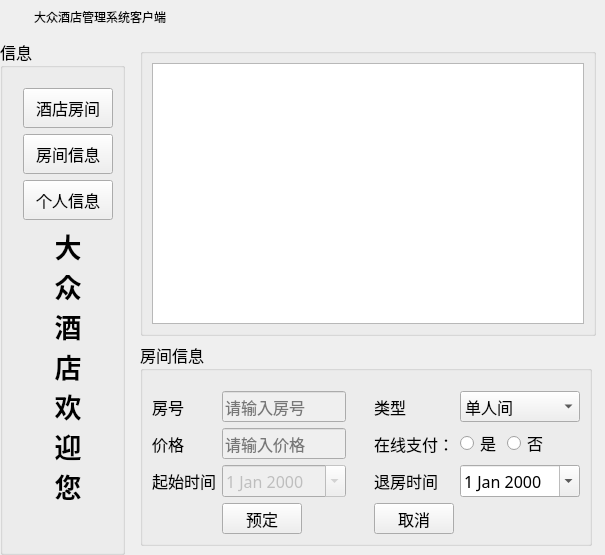
<?xml version="1.0" encoding="UTF-8"?>
<ui version="4.0">
 <class>CustomerWindget</class>
 <widget class="QWidget" name="CustomerWindget">
  <property name="geometry">
   <rect>
    <x>0</x>
    <y>0</y>
    <width>605</width>
    <height>488</height>
   </rect>
  </property>
  <property name="windowTitle">
   <string>Form</string>
  </property>
  <layout class="QVBoxLayout" name="verticalLayout_13">
   <property name="leftMargin">
    <number>0</number>
   </property>
   <property name="topMargin">
    <number>0</number>
   </property>
   <property name="rightMargin">
    <number>0</number>
   </property>
   <property name="bottomMargin">
    <number>0</number>
   </property>
   <item>
    <layout class="QVBoxLayout" name="verticalLayout_12">
     <item>
      <widget class="QWidget" name="widget_title" native="true">
       <property name="sizePolicy">
        <sizepolicy hsizetype="Preferred" vsizetype="Maximum">
         <horstretch>0</horstretch>
         <verstretch>0</verstretch>
        </sizepolicy>
       </property>
       <property name="minimumSize">
        <size>
         <width>100</width>
         <height>33</height>
        </size>
       </property>
       <property name="mouseTracking">
        <bool>false</bool>
       </property>
       <layout class="QHBoxLayout" name="horizontalLayout_5" stretch="0,0,0">
        <property name="spacing">
         <number>4</number>
        </property>
        <property name="sizeConstraint">
         <enum>QLayout::SetNoConstraint</enum>
        </property>
        <property name="leftMargin">
         <number>0</number>
        </property>
        <property name="topMargin">
         <number>0</number>
        </property>
        <property name="rightMargin">
         <number>0</number>
        </property>
        <property name="bottomMargin">
         <number>0</number>
        </property>
        <item>
         <widget class="QLabel" name="lab_Ico">
          <property name="sizePolicy">
           <sizepolicy hsizetype="Minimum" vsizetype="Preferred">
            <horstretch>0</horstretch>
            <verstretch>0</verstretch>
           </sizepolicy>
          </property>
          <property name="minimumSize">
           <size>
            <width>30</width>
            <height>0</height>
           </size>
          </property>
          <property name="text">
           <string/>
          </property>
          <property name="alignment">
           <set>Qt::AlignCenter</set>
          </property>
         </widget>
        </item>
        <item>
         <widget class="QLabel" name="lab_Title">
          <property name="sizePolicy">
           <sizepolicy hsizetype="Expanding" vsizetype="Preferred">
            <horstretch>0</horstretch>
            <verstretch>0</verstretch>
           </sizepolicy>
          </property>
          <property name="styleSheet">
           <string notr="true">font: 10pt &quot;微软雅黑&quot;;</string>
          </property>
          <property name="text">
           <string>大众酒店管理系统客户端</string>
          </property>
          <property name="alignment">
           <set>Qt::AlignLeading|Qt::AlignLeft|Qt::AlignVCenter</set>
          </property>
         </widget>
        </item>
        <item>
         <widget class="QWidget" name="widget_menu" native="true">
          <property name="sizePolicy">
           <sizepolicy hsizetype="Minimum" vsizetype="Preferred">
            <horstretch>0</horstretch>
            <verstretch>0</verstretch>
           </sizepolicy>
          </property>
          <layout class="QHBoxLayout" name="horizontalLayout_6">
           <property name="spacing">
            <number>0</number>
           </property>
           <property name="leftMargin">
            <number>0</number>
           </property>
           <property name="topMargin">
            <number>0</number>
           </property>
           <property name="rightMargin">
            <number>0</number>
           </property>
           <property name="bottomMargin">
            <number>0</number>
           </property>
           <item>
            <widget class="QPushButton" name="btnMenu">
             <property name="sizePolicy">
              <sizepolicy hsizetype="Minimum" vsizetype="Expanding">
               <horstretch>0</horstretch>
               <verstretch>0</verstretch>
              </sizepolicy>
             </property>
             <property name="minimumSize">
              <size>
               <width>31</width>
               <height>0</height>
              </size>
             </property>
             <property name="cursor">
              <cursorShape>ArrowCursor</cursorShape>
             </property>
             <property name="focusPolicy">
              <enum>Qt::NoFocus</enum>
             </property>
             <property name="toolTip">
              <string>菜单</string>
             </property>
             <property name="text">
              <string/>
             </property>
             <property name="flat">
              <bool>true</bool>
             </property>
            </widget>
           </item>
           <item>
            <widget class="QPushButton" name="btnMenu_Min">
             <property name="sizePolicy">
              <sizepolicy hsizetype="Minimum" vsizetype="Expanding">
               <horstretch>0</horstretch>
               <verstretch>0</verstretch>
              </sizepolicy>
             </property>
             <property name="minimumSize">
              <size>
               <width>31</width>
               <height>0</height>
              </size>
             </property>
             <property name="cursor">
              <cursorShape>ArrowCursor</cursorShape>
             </property>
             <property name="focusPolicy">
              <enum>Qt::NoFocus</enum>
             </property>
             <property name="toolTip">
              <string>最小化</string>
             </property>
             <property name="text">
              <string/>
             </property>
             <property name="flat">
              <bool>true</bool>
             </property>
            </widget>
           </item>
           <item>
            <widget class="QPushButton" name="btnMenu_Max">
             <property name="sizePolicy">
              <sizepolicy hsizetype="Minimum" vsizetype="Expanding">
               <horstretch>0</horstretch>
               <verstretch>0</verstretch>
              </sizepolicy>
             </property>
             <property name="minimumSize">
              <size>
               <width>31</width>
               <height>0</height>
              </size>
             </property>
             <property name="cursor">
              <cursorShape>ArrowCursor</cursorShape>
             </property>
             <property name="focusPolicy">
              <enum>Qt::NoFocus</enum>
             </property>
             <property name="toolTip">
              <string>最大化</string>
             </property>
             <property name="text">
              <string/>
             </property>
             <property name="flat">
              <bool>true</bool>
             </property>
            </widget>
           </item>
           <item>
            <widget class="QPushButton" name="btnMenu_Close">
             <property name="sizePolicy">
              <sizepolicy hsizetype="Minimum" vsizetype="Expanding">
               <horstretch>0</horstretch>
               <verstretch>0</verstretch>
              </sizepolicy>
             </property>
             <property name="minimumSize">
              <size>
               <width>40</width>
               <height>0</height>
              </size>
             </property>
             <property name="cursor">
              <cursorShape>ArrowCursor</cursorShape>
             </property>
             <property name="focusPolicy">
              <enum>Qt::NoFocus</enum>
             </property>
             <property name="toolTip">
              <string>关闭</string>
             </property>
             <property name="text">
              <string/>
             </property>
             <property name="flat">
              <bool>true</bool>
             </property>
            </widget>
           </item>
          </layout>
         </widget>
        </item>
       </layout>
      </widget>
     </item>
     <item>
      <layout class="QHBoxLayout" name="horizontalLayout_7">
       <item>
        <spacer name="horizontalSpacer_9">
         <property name="orientation">
          <enum>Qt::Horizontal</enum>
         </property>
         <property name="sizeType">
          <enum>QSizePolicy::Maximum</enum>
         </property>
         <property name="sizeHint" stdset="0">
          <size>
           <width>6</width>
           <height>20</height>
          </size>
         </property>
        </spacer>
       </item>
       <item>
        <layout class="QHBoxLayout" name="horizontalLayout_4">
         <item>
          <widget class="QGroupBox" name="groupBox">
           <property name="font">
            <font>
             <family>楷体</family>
             <pointsize>12</pointsize>
            </font>
           </property>
           <property name="title">
            <string>信息</string>
           </property>
           <layout class="QVBoxLayout" name="verticalLayout_2">
            <property name="leftMargin">
             <number>20</number>
            </property>
            <property name="topMargin">
             <number>20</number>
            </property>
            <item>
             <layout class="QVBoxLayout" name="verticalLayout">
              <item>
               <widget class="QPushButton" name="pbnroomPicture">
                <property name="minimumSize">
                 <size>
                  <width>90</width>
                  <height>40</height>
                 </size>
                </property>
                <property name="cursor">
                 <cursorShape>OpenHandCursor</cursorShape>
                </property>
                <property name="text">
                 <string>酒店房间</string>
                </property>
               </widget>
              </item>
              <item>
               <widget class="QPushButton" name="punroom">
                <property name="enabled">
                 <bool>true</bool>
                </property>
                <property name="minimumSize">
                 <size>
                  <width>90</width>
                  <height>40</height>
                 </size>
                </property>
                <property name="cursor">
                 <cursorShape>OpenHandCursor</cursorShape>
                </property>
                <property name="text">
                 <string>房间信息</string>
                </property>
               </widget>
              </item>
              <item>
               <widget class="QPushButton" name="pbnGuest">
                <property name="minimumSize">
                 <size>
                  <width>90</width>
                  <height>40</height>
                 </size>
                </property>
                <property name="cursor">
                 <cursorShape>OpenHandCursor</cursorShape>
                </property>
                <property name="text">
                 <string>个人信息</string>
                </property>
               </widget>
              </item>
              <item>
               <spacer name="verticalSpacer_2">
                <property name="orientation">
                 <enum>Qt::Vertical</enum>
                </property>
                <property name="sizeType">
                 <enum>QSizePolicy::Maximum</enum>
                </property>
                <property name="sizeHint" stdset="0">
                 <size>
                  <width>28</width>
                  <height>60</height>
                 </size>
                </property>
               </spacer>
              </item>
              <item>
               <widget class="QLabel" name="label_14">
                <property name="font">
                 <font>
                  <pointsize>20</pointsize>
                  <weight>75</weight>
                  <bold>true</bold>
                 </font>
                </property>
                <property name="text">
                 <string>大
众
酒
店
欢
迎
您
</string>
                </property>
                <property name="textFormat">
                 <enum>Qt::PlainText</enum>
                </property>
                <property name="alignment">
                 <set>Qt::AlignCenter</set>
                </property>
               </widget>
              </item>
              <item>
               <spacer name="verticalSpacer">
                <property name="orientation">
                 <enum>Qt::Vertical</enum>
                </property>
                <property name="sizeHint" stdset="0">
                 <size>
                  <width>20</width>
                  <height>40</height>
                 </size>
                </property>
               </spacer>
              </item>
             </layout>
            </item>
           </layout>
          </widget>
         </item>
         <item>
          <widget class="QStackedWidget" name="stackedWidget">
           <property name="currentIndex">
            <number>0</number>
           </property>
           <widget class="QWidget" name="page">
            <layout class="QVBoxLayout" name="verticalLayout_11">
             <item>
              <layout class="QVBoxLayout" name="verticalLayout_5">
               <item>
                <widget class="QGroupBox" name="groupBox_2">
                 <property name="title">
                  <string/>
                 </property>
                 <layout class="QVBoxLayout" name="verticalLayout_3">
                  <item>
                   <widget class="QTableView" name="tableViewRoomInfo"/>
                  </item>
                 </layout>
                </widget>
               </item>
               <item>
                <layout class="QHBoxLayout" name="horizontalLayout">
                 <item>
                  <widget class="QGroupBox" name="groupBox_3">
                   <property name="font">
                    <font>
                     <family>楷体</family>
                     <pointsize>12</pointsize>
                    </font>
                   </property>
                   <property name="title">
                    <string>房间信息</string>
                   </property>
                   <layout class="QVBoxLayout" name="verticalLayout_4">
                    <property name="topMargin">
                     <number>20</number>
                    </property>
                    <item>
                     <layout class="QGridLayout" name="gridLayout">
                      <item row="0" column="0">
                       <widget class="QLabel" name="label">
                        <property name="text">
                         <string>房号</string>
                        </property>
                       </widget>
                      </item>
                      <item row="0" column="1">
                       <widget class="QLineEdit" name="letNo">
                        <property name="enabled">
                         <bool>false</bool>
                        </property>
                        <property name="mouseTracking">
                         <bool>false</bool>
                        </property>
                        <property name="placeholderText">
                         <string>请输入房号</string>
                        </property>
                       </widget>
                      </item>
                      <item row="0" column="3">
                       <widget class="QLabel" name="label_4">
                        <property name="text">
                         <string>类型</string>
                        </property>
                       </widget>
                      </item>
                      <item row="1" column="0">
                       <widget class="QLabel" name="label_2">
                        <property name="text">
                         <string>价格</string>
                        </property>
                       </widget>
                      </item>
                      <item row="1" column="1">
                       <widget class="QLineEdit" name="letprice">
                        <property name="enabled">
                         <bool>false</bool>
                        </property>
                        <property name="placeholderText">
                         <string>请输入价格</string>
                        </property>
                       </widget>
                      </item>
                      <item row="1" column="3">
                       <widget class="QLabel" name="label_5">
                        <property name="text">
                         <string>在线支付：</string>
                        </property>
                       </widget>
                      </item>
                      <item row="2" column="0">
                       <widget class="QLabel" name="label_3">
                        <property name="text">
                         <string>起始时间</string>
                        </property>
                       </widget>
                      </item>
                      <item row="2" column="1">
                       <widget class="QDateEdit" name="dateRfrom">
                        <property name="enabled">
                         <bool>false</bool>
                        </property>
                        <property name="calendarPopup">
                         <bool>true</bool>
                        </property>
                       </widget>
                      </item>
                      <item row="2" column="3">
                       <widget class="QLabel" name="label_6">
                        <property name="text">
                         <string>退房时间</string>
                        </property>
                       </widget>
                      </item>
                      <item row="2" column="4" colspan="2">
                       <widget class="QDateEdit" name="dateRto">
                        <property name="calendarPopup">
                         <bool>true</bool>
                        </property>
                       </widget>
                      </item>
                      <item row="3" column="0">
                       <spacer name="horizontalSpacer">
                        <property name="orientation">
                         <enum>Qt::Horizontal</enum>
                        </property>
                        <property name="sizeHint" stdset="0">
                         <size>
                          <width>40</width>
                          <height>20</height>
                         </size>
                        </property>
                       </spacer>
                      </item>
                      <item row="3" column="1">
                       <widget class="QPushButton" name="pbnROK">
                        <property name="sizePolicy">
                         <sizepolicy hsizetype="Maximum" vsizetype="Fixed">
                          <horstretch>0</horstretch>
                          <verstretch>0</verstretch>
                         </sizepolicy>
                        </property>
                        <property name="minimumSize">
                         <size>
                          <width>80</width>
                          <height>30</height>
                         </size>
                        </property>
                        <property name="cursor">
                         <cursorShape>OpenHandCursor</cursorShape>
                        </property>
                        <property name="text">
                         <string>预定</string>
                        </property>
                       </widget>
                      </item>
                      <item row="3" column="3" colspan="2">
                       <widget class="QPushButton" name="pbnRoomCancle">
                        <property name="sizePolicy">
                         <sizepolicy hsizetype="Maximum" vsizetype="Fixed">
                          <horstretch>0</horstretch>
                          <verstretch>0</verstretch>
                         </sizepolicy>
                        </property>
                        <property name="minimumSize">
                         <size>
                          <width>80</width>
                          <height>30</height>
                         </size>
                        </property>
                        <property name="cursor">
                         <cursorShape>OpenHandCursor</cursorShape>
                        </property>
                        <property name="text">
                         <string>取消</string>
                        </property>
                       </widget>
                      </item>
                      <item row="3" column="5">
                       <spacer name="horizontalSpacer_2">
                        <property name="orientation">
                         <enum>Qt::Horizontal</enum>
                        </property>
                        <property name="sizeHint" stdset="0">
                         <size>
                          <width>40</width>
                          <height>20</height>
                         </size>
                        </property>
                       </spacer>
                      </item>
                      <item row="3" column="2">
                       <spacer name="horizontalSpacer_8">
                        <property name="orientation">
                         <enum>Qt::Horizontal</enum>
                        </property>
                        <property name="sizeHint" stdset="0">
                         <size>
                          <width>40</width>
                          <height>20</height>
                         </size>
                        </property>
                       </spacer>
                      </item>
                      <item row="1" column="4">
                       <widget class="QRadioButton" name="radioButtonOk">
                        <property name="text">
                         <string>是</string>
                        </property>
                       </widget>
                      </item>
                      <item row="1" column="5">
                       <widget class="QRadioButton" name="radioButtonNo">
                        <property name="sizePolicy">
                         <sizepolicy hsizetype="Maximum" vsizetype="Fixed">
                          <horstretch>0</horstretch>
                          <verstretch>0</verstretch>
                         </sizepolicy>
                        </property>
                        <property name="text">
                         <string>否</string>
                        </property>
                       </widget>
                      </item>
                      <item row="0" column="4" colspan="2">
                       <widget class="QComboBox" name="comboBoxRoomType">
                        <item>
                         <property name="text">
                          <string>单人间</string>
                         </property>
                        </item>
                        <item>
                         <property name="text">
                          <string>双人间</string>
                         </property>
                        </item>
                        <item>
                         <property name="text">
                          <string>豪华套间</string>
                         </property>
                        </item>
                        <item>
                         <property name="text">
                          <string>总统套间</string>
                         </property>
                        </item>
                       </widget>
                      </item>
                     </layout>
                    </item>
                   </layout>
                  </widget>
                 </item>
                 <item>
                  <spacer name="horizontalSpacer_3">
                   <property name="orientation">
                    <enum>Qt::Horizontal</enum>
                   </property>
                   <property name="sizeHint" stdset="0">
                    <size>
                     <width>40</width>
                     <height>20</height>
                    </size>
                   </property>
                  </spacer>
                 </item>
                </layout>
               </item>
              </layout>
             </item>
            </layout>
           </widget>
           <widget class="QWidget" name="page_2">
            <layout class="QVBoxLayout" name="verticalLayout_10">
             <item>
              <layout class="QVBoxLayout" name="verticalLayout_9">
               <item>
                <widget class="QGroupBox" name="groupBox_4">
                 <property name="font">
                  <font>
                   <family>楷体</family>
                   <pointsize>12</pointsize>
                  </font>
                 </property>
                 <property name="title">
                  <string/>
                 </property>
                 <layout class="QVBoxLayout" name="verticalLayout_6">
                  <item>
                   <widget class="QTableView" name="tableViewCustomeInfo"/>
                  </item>
                 </layout>
                </widget>
               </item>
               <item>
                <layout class="QHBoxLayout" name="horizontalLayout_3">
                 <item>
                  <widget class="QGroupBox" name="groupBox_5">
                   <property name="font">
                    <font>
                     <family>楷体</family>
                     <pointsize>12</pointsize>
                    </font>
                   </property>
                   <property name="title">
                    <string>个人信息</string>
                   </property>
                   <layout class="QVBoxLayout" name="verticalLayout_8">
                    <property name="topMargin">
                     <number>20</number>
                    </property>
                    <item>
                     <layout class="QVBoxLayout" name="verticalLayout_7">
                      <item>
                       <layout class="QGridLayout" name="gridLayout_2">
                        <item row="0" column="0">
                         <widget class="QLabel" name="label_7">
                          <property name="text">
                           <string>用户名*</string>
                          </property>
                         </widget>
                        </item>
                        <item row="0" column="1">
                         <widget class="QLineEdit" name="letusename">
                          <property name="enabled">
                           <bool>true</bool>
                          </property>
                          <property name="placeholderText">
                           <string>请输入用户名</string>
                          </property>
                         </widget>
                        </item>
                        <item row="0" column="2">
                         <widget class="QLabel" name="label_11">
                          <property name="text">
                           <string>性别</string>
                          </property>
                         </widget>
                        </item>
                        <item row="0" column="3">
                         <widget class="QLineEdit" name="letsex">
                          <property name="placeholderText">
                           <string>请输入性别</string>
                          </property>
                         </widget>
                        </item>
                        <item row="1" column="0">
                         <widget class="QLabel" name="label_8">
                          <property name="text">
                           <string>密码*</string>
                          </property>
                         </widget>
                        </item>
                        <item row="1" column="1">
                         <widget class="QLineEdit" name="letpossword">
                          <property name="enabled">
                           <bool>true</bool>
                          </property>
                          <property name="placeholderText">
                           <string>请输入密码</string>
                          </property>
                         </widget>
                        </item>
                        <item row="1" column="2">
                         <widget class="QLabel" name="label_12">
                          <property name="text">
                           <string>电话*</string>
                          </property>
                         </widget>
                        </item>
                        <item row="1" column="3">
                         <widget class="QLineEdit" name="letphone">
                          <property name="placeholderText">
                           <string>请输入电话</string>
                          </property>
                         </widget>
                        </item>
                        <item row="2" column="2" colspan="2">
                         <spacer name="horizontalSpacer_4">
                          <property name="orientation">
                           <enum>Qt::Horizontal</enum>
                          </property>
                          <property name="sizeHint" stdset="0">
                           <size>
                            <width>40</width>
                            <height>20</height>
                           </size>
                          </property>
                         </spacer>
                        </item>
                        <item row="3" column="0">
                         <widget class="QLabel" name="label_13">
                          <property name="text">
                           <string>地址*</string>
                          </property>
                         </widget>
                        </item>
                        <item row="3" column="1" colspan="3">
                         <widget class="QLineEdit" name="letaddress">
                          <property name="placeholderText">
                           <string>请输入详细地址</string>
                          </property>
                         </widget>
                        </item>
                        <item row="4" column="0">
                         <widget class="QLabel" name="label_10">
                          <property name="text">
                           <string>备注</string>
                          </property>
                         </widget>
                        </item>
                        <item row="4" column="1" colspan="3">
                         <widget class="QLineEdit" name="letGnote">
                          <property name="minimumSize">
                           <size>
                            <width>0</width>
                            <height>50</height>
                           </size>
                          </property>
                          <property name="placeholderText">
                           <string>可以不填</string>
                          </property>
                         </widget>
                        </item>
                        <item row="2" column="0">
                         <widget class="QLabel" name="label_9">
                          <property name="text">
                           <string>入住时间</string>
                          </property>
                         </widget>
                        </item>
                        <item row="2" column="1">
                         <widget class="QDateEdit" name="dateCustomeIn">
                          <property name="enabled">
                           <bool>true</bool>
                          </property>
                          <property name="calendarPopup">
                           <bool>true</bool>
                          </property>
                         </widget>
                        </item>
                       </layout>
                      </item>
                      <item>
                       <layout class="QHBoxLayout" name="horizontalLayout_2">
                        <item>
                         <spacer name="horizontalSpacer_6">
                          <property name="orientation">
                           <enum>Qt::Horizontal</enum>
                          </property>
                          <property name="sizeHint" stdset="0">
                           <size>
                            <width>40</width>
                            <height>20</height>
                           </size>
                          </property>
                         </spacer>
                        </item>
                        <item>
                         <widget class="QPushButton" name="pbnmodify">
                          <property name="minimumSize">
                           <size>
                            <width>80</width>
                            <height>30</height>
                           </size>
                          </property>
                          <property name="cursor">
                           <cursorShape>OpenHandCursor</cursorShape>
                          </property>
                          <property name="text">
                           <string>修改</string>
                          </property>
                         </widget>
                        </item>
                        <item>
                         <widget class="QPushButton" name="pbuModifyOk">
                          <property name="minimumSize">
                           <size>
                            <width>80</width>
                            <height>30</height>
                           </size>
                          </property>
                          <property name="cursor">
                           <cursorShape>OpenHandCursor</cursorShape>
                          </property>
                          <property name="text">
                           <string>确定</string>
                          </property>
                         </widget>
                        </item>
                        <item>
                         <widget class="QPushButton" name="pbnCancle">
                          <property name="minimumSize">
                           <size>
                            <width>80</width>
                            <height>30</height>
                           </size>
                          </property>
                          <property name="cursor">
                           <cursorShape>OpenHandCursor</cursorShape>
                          </property>
                          <property name="text">
                           <string>取消</string>
                          </property>
                         </widget>
                        </item>
                        <item>
                         <spacer name="horizontalSpacer_5">
                          <property name="orientation">
                           <enum>Qt::Horizontal</enum>
                          </property>
                          <property name="sizeHint" stdset="0">
                           <size>
                            <width>40</width>
                            <height>20</height>
                           </size>
                          </property>
                         </spacer>
                        </item>
                       </layout>
                      </item>
                     </layout>
                    </item>
                   </layout>
                  </widget>
                 </item>
                 <item>
                  <spacer name="horizontalSpacer_7">
                   <property name="orientation">
                    <enum>Qt::Horizontal</enum>
                   </property>
                   <property name="sizeHint" stdset="0">
                    <size>
                     <width>40</width>
                     <height>20</height>
                    </size>
                   </property>
                  </spacer>
                 </item>
                </layout>
               </item>
              </layout>
             </item>
            </layout>
           </widget>
          </widget>
         </item>
        </layout>
       </item>
      </layout>
     </item>
    </layout>
   </item>
  </layout>
 </widget>
 <resources/>
 <connections/>
</ui>
